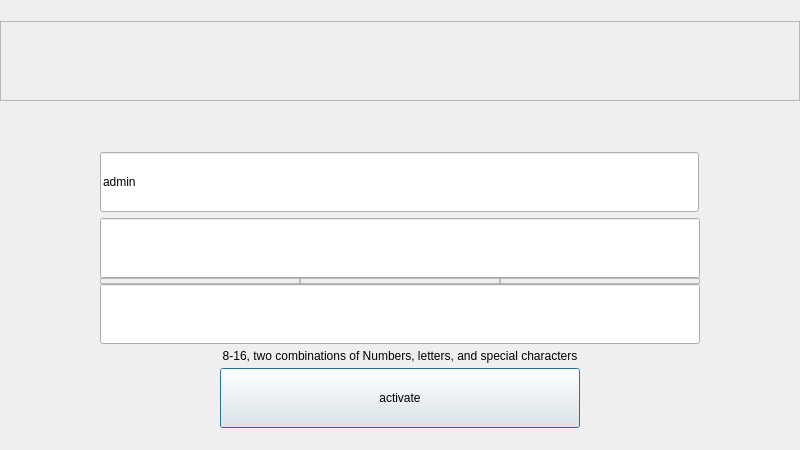
<?xml version="1.0" encoding="UTF-8"?>
<ui version="4.0">
 <class>ActivationDialog</class>
 <widget class="QDialog" name="ActivationDialog">
  <property name="geometry">
   <rect>
    <x>0</x>
    <y>0</y>
    <width>800</width>
    <height>450</height>
   </rect>
  </property>
  <property name="windowTitle">
   <string>Dialog</string>
  </property>
  <layout class="QVBoxLayout" name="verticalLayout_2">
   <property name="spacing">
    <number>0</number>
   </property>
   <property name="leftMargin">
    <number>0</number>
   </property>
   <property name="topMargin">
    <number>0</number>
   </property>
   <property name="rightMargin">
    <number>0</number>
   </property>
   <property name="bottomMargin">
    <number>0</number>
   </property>
   <item>
    <widget class="QFrame" name="frame_5">
     <property name="sizePolicy">
      <sizepolicy hsizetype="Preferred" vsizetype="Fixed">
       <horstretch>0</horstretch>
       <verstretch>0</verstretch>
      </sizepolicy>
     </property>
     <property name="minimumSize">
      <size>
       <width>0</width>
       <height>80</height>
      </size>
     </property>
     <property name="frameShape">
      <enum>QFrame::StyledPanel</enum>
     </property>
     <property name="frameShadow">
      <enum>QFrame::Raised</enum>
     </property>
     <layout class="QHBoxLayout" name="horizontalLayout_3">
      <property name="spacing">
       <number>0</number>
      </property>
      <property name="leftMargin">
       <number>0</number>
      </property>
      <property name="topMargin">
       <number>0</number>
      </property>
      <property name="rightMargin">
       <number>0</number>
      </property>
      <property name="bottomMargin">
       <number>0</number>
      </property>
      <item>
       <layout class="QHBoxLayout" name="horizontalLayout_2">
        <property name="spacing">
         <number>0</number>
        </property>
       </layout>
      </item>
     </layout>
    </widget>
   </item>
   <item>
    <layout class="QGridLayout" name="gridLayout">
     <property name="topMargin">
      <number>0</number>
     </property>
     <property name="rightMargin">
      <number>0</number>
     </property>
     <property name="spacing">
      <number>0</number>
     </property>
     <item row="5" column="1">
      <widget class="QLineEdit" name="lineEdit_3">
       <property name="sizePolicy">
        <sizepolicy hsizetype="Fixed" vsizetype="Fixed">
         <horstretch>0</horstretch>
         <verstretch>0</verstretch>
        </sizepolicy>
       </property>
       <property name="minimumSize">
        <size>
         <width>600</width>
         <height>60</height>
        </size>
       </property>
       <property name="echoMode">
        <enum>QLineEdit::Password</enum>
       </property>
      </widget>
     </item>
     <item row="1" column="1">
      <widget class="QLineEdit" name="lineEdit">
       <property name="sizePolicy">
        <sizepolicy hsizetype="Fixed" vsizetype="Fixed">
         <horstretch>0</horstretch>
         <verstretch>0</verstretch>
        </sizepolicy>
       </property>
       <property name="minimumSize">
        <size>
         <width>599</width>
         <height>60</height>
        </size>
       </property>
       <property name="text">
        <string>admin</string>
       </property>
       <property name="readOnly">
        <bool>true</bool>
       </property>
      </widget>
     </item>
     <item row="3" column="1">
      <widget class="QLineEdit" name="lineEdit_2">
       <property name="sizePolicy">
        <sizepolicy hsizetype="Fixed" vsizetype="Fixed">
         <horstretch>0</horstretch>
         <verstretch>0</verstretch>
        </sizepolicy>
       </property>
       <property name="minimumSize">
        <size>
         <width>600</width>
         <height>60</height>
        </size>
       </property>
       <property name="echoMode">
        <enum>QLineEdit::Password</enum>
       </property>
      </widget>
     </item>
     <item row="6" column="1">
      <widget class="QLabel" name="label">
       <property name="minimumSize">
        <size>
         <width>0</width>
         <height>24</height>
        </size>
       </property>
       <property name="maximumSize">
        <size>
         <width>16777215</width>
         <height>24</height>
        </size>
       </property>
       <property name="text">
        <string>8-16, two combinations of Numbers, letters, and special characters</string>
       </property>
       <property name="alignment">
        <set>Qt::AlignCenter</set>
       </property>
      </widget>
     </item>
     <item row="7" column="1" alignment="Qt::AlignHCenter">
      <widget class="QPushButton" name="pushButton">
       <property name="minimumSize">
        <size>
         <width>360</width>
         <height>60</height>
        </size>
       </property>
       <property name="maximumSize">
        <size>
         <width>360</width>
         <height>60</height>
        </size>
       </property>
       <property name="text">
        <string>activate</string>
       </property>
      </widget>
     </item>
     <item row="1" column="2">
      <spacer name="horizontalSpacer_2">
       <property name="orientation">
        <enum>Qt::Horizontal</enum>
       </property>
       <property name="sizeHint" stdset="0">
        <size>
         <width>100</width>
         <height>20</height>
        </size>
       </property>
      </spacer>
     </item>
     <item row="0" column="1">
      <spacer name="verticalSpacer">
       <property name="orientation">
        <enum>Qt::Vertical</enum>
       </property>
       <property name="sizeType">
        <enum>QSizePolicy::Fixed</enum>
       </property>
       <property name="sizeHint" stdset="0">
        <size>
         <width>20</width>
         <height>30</height>
        </size>
       </property>
      </spacer>
     </item>
     <item row="4" column="1">
      <layout class="QHBoxLayout" name="horizontalLayout">
       <property name="spacing">
        <number>0</number>
       </property>
       <property name="sizeConstraint">
        <enum>QLayout::SetDefaultConstraint</enum>
       </property>
       <item>
        <widget class="QFrame" name="frame_high">
         <property name="sizePolicy">
          <sizepolicy hsizetype="Preferred" vsizetype="Fixed">
           <horstretch>0</horstretch>
           <verstretch>0</verstretch>
          </sizepolicy>
         </property>
         <property name="minimumSize">
          <size>
           <width>0</width>
           <height>6</height>
          </size>
         </property>
         <property name="frameShape">
          <enum>QFrame::StyledPanel</enum>
         </property>
         <property name="frameShadow">
          <enum>QFrame::Raised</enum>
         </property>
        </widget>
       </item>
       <item>
        <widget class="QFrame" name="frame_medium">
         <property name="sizePolicy">
          <sizepolicy hsizetype="Preferred" vsizetype="Fixed">
           <horstretch>0</horstretch>
           <verstretch>0</verstretch>
          </sizepolicy>
         </property>
         <property name="minimumSize">
          <size>
           <width>0</width>
           <height>6</height>
          </size>
         </property>
         <property name="frameShape">
          <enum>QFrame::StyledPanel</enum>
         </property>
         <property name="frameShadow">
          <enum>QFrame::Raised</enum>
         </property>
        </widget>
       </item>
       <item>
        <widget class="QFrame" name="frame_low">
         <property name="sizePolicy">
          <sizepolicy hsizetype="Preferred" vsizetype="Fixed">
           <horstretch>0</horstretch>
           <verstretch>0</verstretch>
          </sizepolicy>
         </property>
         <property name="minimumSize">
          <size>
           <width>0</width>
           <height>6</height>
          </size>
         </property>
         <property name="frameShape">
          <enum>QFrame::StyledPanel</enum>
         </property>
         <property name="frameShadow">
          <enum>QFrame::Raised</enum>
         </property>
        </widget>
       </item>
      </layout>
     </item>
     <item row="1" column="0">
      <spacer name="horizontalSpacer">
       <property name="orientation">
        <enum>Qt::Horizontal</enum>
       </property>
       <property name="sizeHint" stdset="0">
        <size>
         <width>100</width>
         <height>20</height>
        </size>
       </property>
      </spacer>
     </item>
     <item row="2" column="1">
      <spacer name="verticalSpacer_2">
       <property name="orientation">
        <enum>Qt::Vertical</enum>
       </property>
       <property name="sizeType">
        <enum>QSizePolicy::Fixed</enum>
       </property>
       <property name="sizeHint" stdset="0">
        <size>
         <width>20</width>
         <height>6</height>
        </size>
       </property>
      </spacer>
     </item>
     <item row="4" column="0">
      <spacer name="verticalSpacer_3">
       <property name="orientation">
        <enum>Qt::Vertical</enum>
       </property>
       <property name="sizeType">
        <enum>QSizePolicy::Fixed</enum>
       </property>
       <property name="sizeHint" stdset="0">
        <size>
         <width>20</width>
         <height>6</height>
        </size>
       </property>
      </spacer>
     </item>
    </layout>
   </item>
  </layout>
 </widget>
 <resources/>
 <connections/>
</ui>
